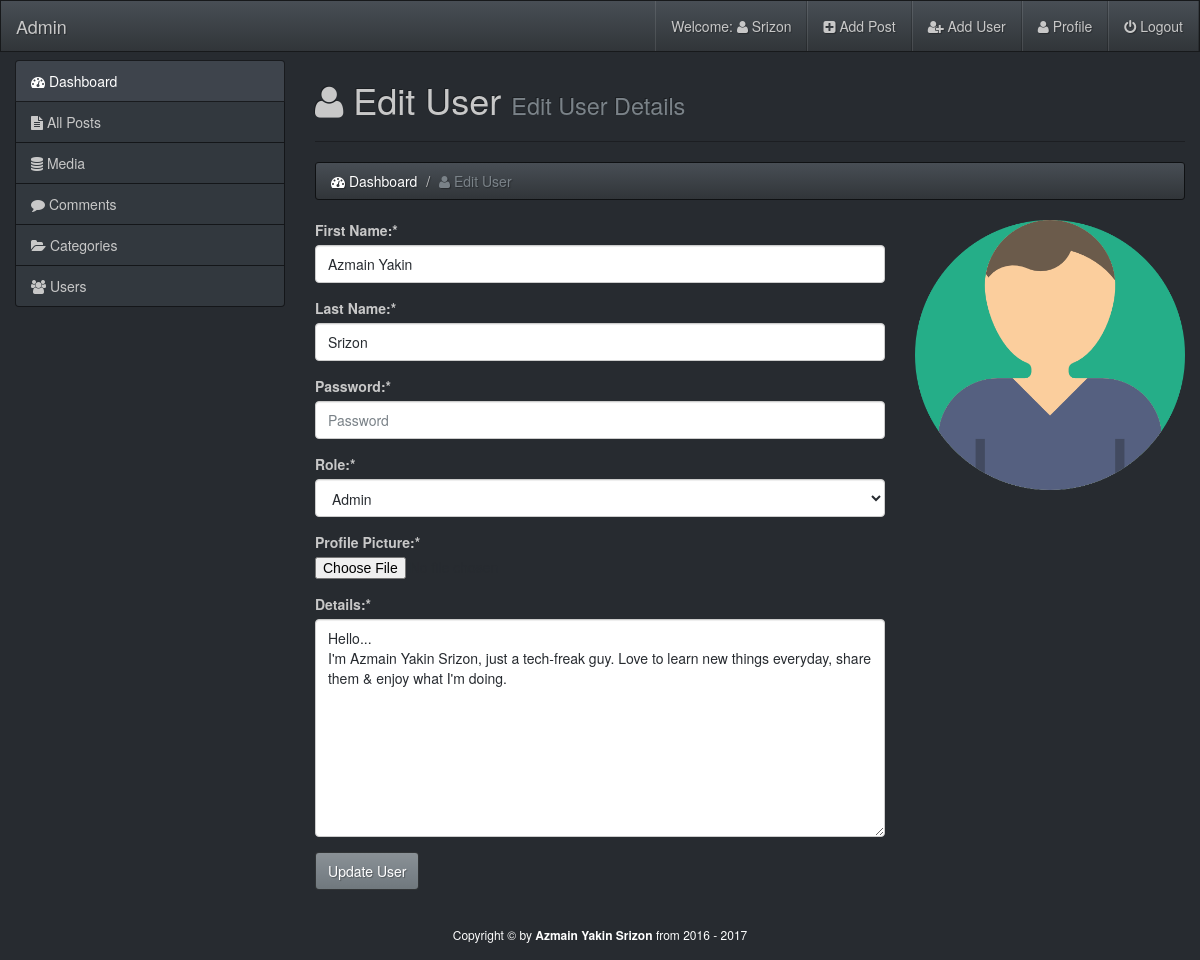
Page /admin/edit-user.php?edit=17 (signed in) on the committed database.
### tables this page shows
CREATE TABLE IF NOT EXISTS `users` (
  `id` int(11) NOT NULL AUTO_INCREMENT,
  `date` int(11) NOT NULL,
  `first_name` varchar(255) NOT NULL,
  `last_name` varchar(255) NOT NULL,
  `username` varchar(255) NOT NULL,
  `email` varchar(255) NOT NULL,
  `image` varchar(255) NOT NULL,
  `password` varchar(255) NOT NULL,
  `role` varchar(255) NOT NULL,
  `details` text NOT NULL,
  `salt` varchar(255) NOT NULL DEFAULT '$2y$10$quickbrownfoxjumpsover',
  PRIMARY KEY (`id`),
  UNIQUE KEY `username` (`username`,`email`)
);

### admin/edit-user.php (the view, shortened to what this page needs)
<?php require_once('inc/top.php');
if(isset($_GET['edit'])){
    $edit_id = $_GET['edit'];
    $edit_query = "SELECT * FROM users WHERE id = $edit_id";
    $edit_query_run = mysqli_query($con, $edit_query);
    if(mysqli_num_rows($edit_query_run) > 0){
        $edit_row = mysqli_fetch_array($edit_query_run);
        $e_first_name = $edit_row['first_name'];
        $e_last_name = $edit_row['last_name'];
        $e_role = $edit_row['role'];
        $e_image = $edit_row['image'];
        $e_details = $edit_row['details'];
    }
    else{
        header('location: index.php');
    }
}
else{
    header("location: index.php");
}
?>
  </head>
  <body>
    <div id="wrapper">
        <?php require_once('inc/header.php');?>
        <div class="container-fluid body-section">
            <div class="row">
                <div class="col-md-3">
                    <?php require_once('inc/sidebar.php');?>
                </div>
                <div class="col-md-9">
                    <h1><i class="fa fa-user"></i> Edit User <small>Edit User Details</small></h1><hr>
                    <ol class="breadcrumb">
                        <li><a href="#"><i class="fa fa-tachometer"></i> Dashboard</a></li>
                      <li class="active"><i class="fa fa-user"></i> Edit User</li>
                    </ol>
                   <div class="row">
                       <div class="col-md-8">
                           <form action="" method="post" enctype="multipart/form-data">
                               <div class="form-group">
                                   <label for="first-name">First Name:*</label>
                                   <input type="text" id="first-name" name="first-name" class="form-control" value="<?php echo $e_first_name;?>" placeholder="First Name">
                               </div>
                               <div class="form-group">
                                   <label for="last-name">Last Name:*</label>
                                   <input type="text" id="last-name" name="last-name" class="form-control" value="<?php echo $e_last_name;?>" placeholder="Last Name">
                               </div>
                               <div class="form-group">
                                   <label for="Password">Password:*</label>
                                   <input type="password" id="password" name="password" class="form-control" placeholder="Password">
                               </div>
                               <div class="form-group">
                                   <label for="role">Role:*</label>
                                   <select name="role" id="role" class="form-control">
                                       <option value="admin" <?php if($e_role == 'admin'){echo "selected";}?>>Admin</option>
                                   </select>
                               </div>
                               <div class="form-group">
                                   <label for="image">Profile Picture:*</label>
                                   <input type="file" id="image" name="image">
                               </div>
                               <div class="form-group">
                                   <label for="details">Details:*</label>
                                   <textarea name="details" id="details" cols="30" rows="10" class="form-control"><?php echo $e_details;?></textarea>
                               </div>
                               <input type="submit" value="Update User" name="submit" class="btn btn-primary">
                           </form>
                       </div>
                       <div class="col-md-4">
                           <?php
                               echo "<img src='img/$e_image' width='100%'>";
                           ?>
                       </div>
                   </div>
                </div>
            </div>
        </div>
<?php require_once('inc/footer.php');?>

### admin/css/style.css (style rules this page uses)
html,body { height: 100%; }
body { padding-top: 60px; }
#wrapper { min-height: 100%; position: relative; }
.body-section { padding-bottom: 70px; }

### rows in the picture
users: first-name "Azmain Yakin", last-name "Srizon", role "Admin", details "Hello... I'm Azmain Yakin Srizon, just a tech-freak guy. Love to learn new things everyday, share them & enjoy what I'm doing.", image (picture)

### other values in the picture
$session_username2 "Srizon"
